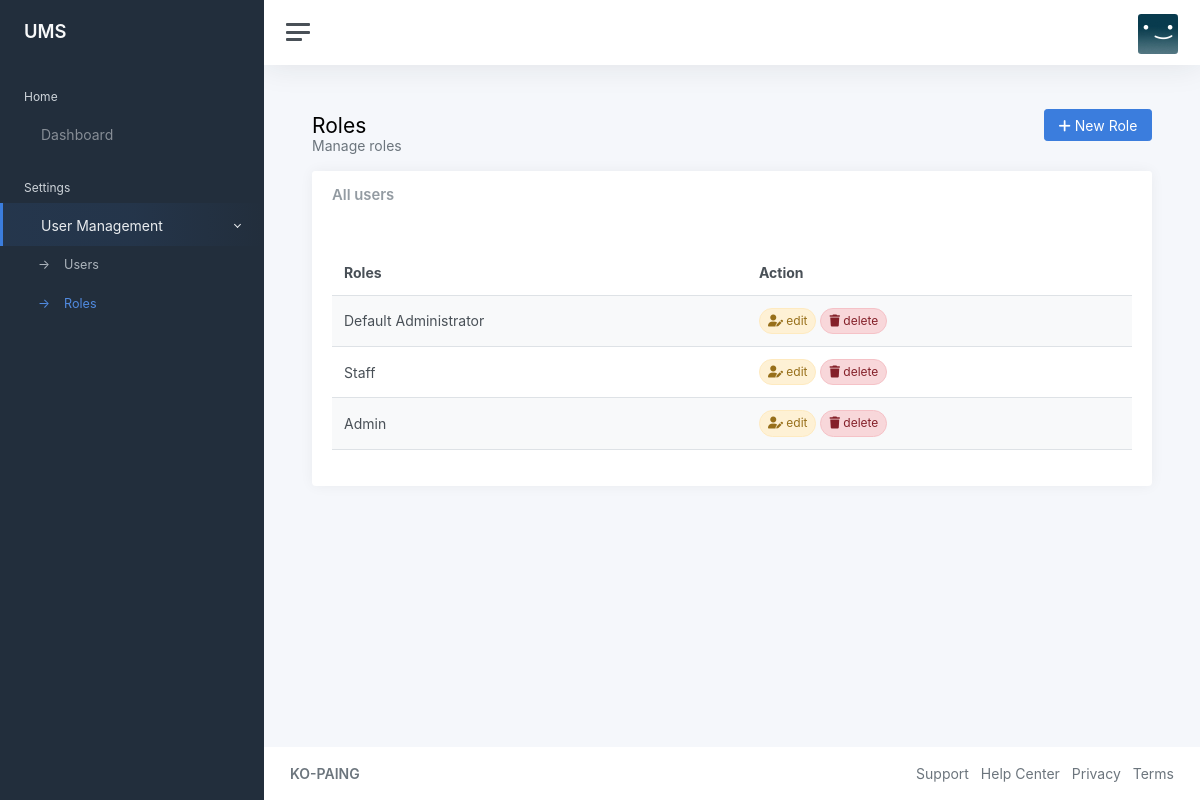
Page /roles/roles.php (signed in) on the committed database.
### tables this page shows
CREATE TABLE `roles` (
  `id` int(11) NOT NULL,
  `name` varchar(255) NOT NULL
);

### core/functions.php (called while the page is built, shortened)
<?php
function conn(){
    $host_name = "localhost";
    $username = "root";
    $password = "";
    $db_name = "user_management";
    return mysqli_connect($host_name, $username, $password, $db_name);
};
function runQuery($sql){
    return mysqli_query(conn(), $sql);
};
function fetch_all_role(){
    $sql = "SELECT * FROM `roles`";
    return runQuery($sql);
};
function fetch_role_permissions($id){
    $sql = "SELECT * FROM `role_permissions` WHERE `role_id` = $id";
    return runQuery($sql);
}

### roles/roles.php (the view, shortened to what this page needs)
<?php
require_once "../core/functions.php";
include file_patch()."template/header.php";
include file_patch()."template/sidebar.php";
include file_patch()."template/navbar.php";
$result = fetch_role_permissions($_SESSION['session_role']);
if($result -> num_rows > 0){
    foreach($result as $row){
        $permissions_id[] = $row['permissions_id'];
    }
}
?>
<main class="content">
				<div class="container-fluid p-0">
                <?php
                if (in_array(6, $permissions_id)){
                ?>
                <a href="role-create.php" class="btn btn-primary float-end mt-n1"><i class="fas fa-plus"></i> New Role</a>
                <?php } ?>
					<div class="mb-3">
						<h1 class="h3 d-inline align-middle">Roles</h1>
						<h6 class="text-muted">Manage roles</h6>
					</div>
					<div class="row">
						<div class="col-12">
							<div class="card">
								<div class="card-header">
									<h5 class="card-title">All users</h5>
								</div>
								<div class="card-body">
									<table id="datatables-buttons" class="table table-striped" style="width:100%">
										<thead>
											<tr>
												<th>Roles</th>
												<th>Action</th>
											</tr>
										</thead>
										<tbody>
										<?php
												$rows_data = fetch_all_role();
												if($rows_data -> num_rows > 0){
													foreach($rows_data as $row){
											?>
											<tr>
												<td><?php echo $row['name'] ?></td>
												<td class="table-action">
												<?php
												if($row['name']=="Default Administrator" && $_SESSION['session_role']>1){
                                                            echo "You can't edit or delete";
												}else{
													?>
                                               <?php
                                               if (in_array(7, $permissions_id)){
                                               ?>
                                                <button onclick="window.location.href='role-edit.php?id=<?php echo $row['id'] ?>';" class="btn btn-pill alert-warning btn-sm ml-2"><i class="fas fa-light fa-user-pen"></i> edit</button>
                                                <?php } ?>
                                                <?php
                                                if (in_array(8, $permissions_id)){
                                                ?>
                                                <button onclick="window.location='?deleteRole=<?php echo $row['id'] ?>';" class="btn btn-pill alert-danger btn-sm"><i class="fas fa-light fa-trash"></i> delete</button>
                                                <?php } ?>
											<?php
											}
												?>
											    </td>
											</tr>
											<?php
													}
												}
											?>
										</tbody>
									</table>
								</div>
							</div>
						</div>
					</div>
				</div>
			</main>
<?php include file_patch()."template/footer.php" ?>

### rows in the picture
roles: name "Default Administrator"
roles: name "Staff"
roles: name "Admin"
